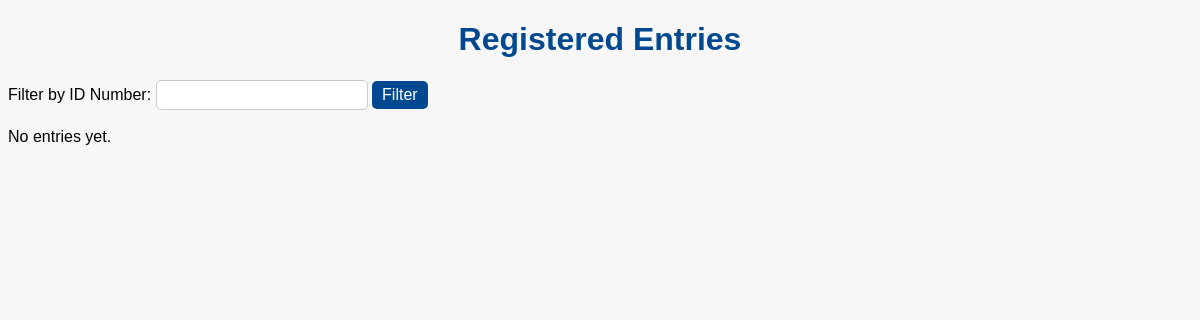
The app's page /registration/list/, older data.
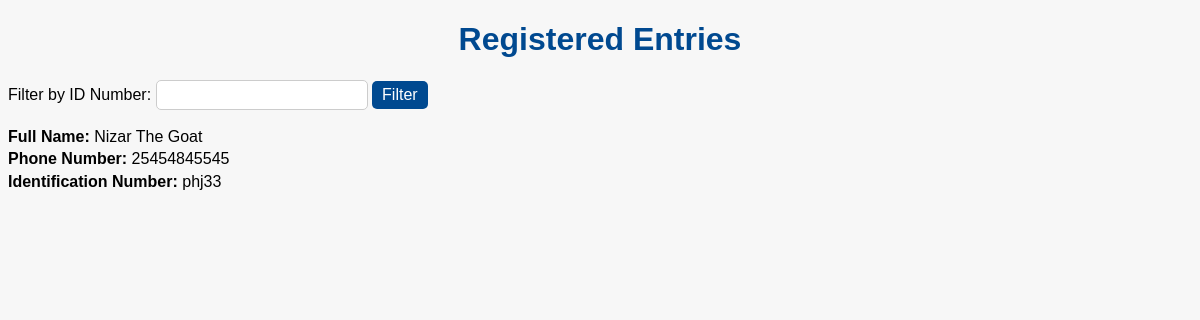
The same page, newer data.
### registration/models.py (models this page shows, shortened)
class Registration(models.Model):
    full_name=models.CharField(max_length=100)
    phone_number=models.IntegerField()
    id_number=models.CharField(max_length=15)

### registration/views.py (the view)
# urls.py: path('registration/list/', RegistrationListView.as_view(), name='registration_list'),
class RegistrationListView(ListView):
    model = Registration
    template_name = 'registration/registered.html'

### registration/templates/registration/registered.html (shortened to what this page needs)
<!DOCTYPE html>
<html>
<head>
</head>
<body>
  <h1>Registered Entries</h1>
  <form method="GET" action="/">
    <label for="id_number">Filter by ID Number:</label>
    <input type="text" name="id_number" id="id_number">
    <input type="submit" value="Filter">
  </form>
  {% for entry in object_list %}
    <p><strong>Full Name:</strong> {{ entry.full_name }}<br>
       <strong>Phone Number:</strong> {{ entry.phone_number }}<br>
       <strong>Identification Number:</strong> {{ entry.id_number }}</p>
  {% empty %}
    <p>No entries yet.</p>
  {% endfor %}
</body>
</html>

Row changes from the older to the newer data that the page shows:
added Registration: full_name "Nizar The Goat", phone_number "25454845545", id_number "phj33"
Text that changed along with them:
text no longer shown: "No entries yet."
